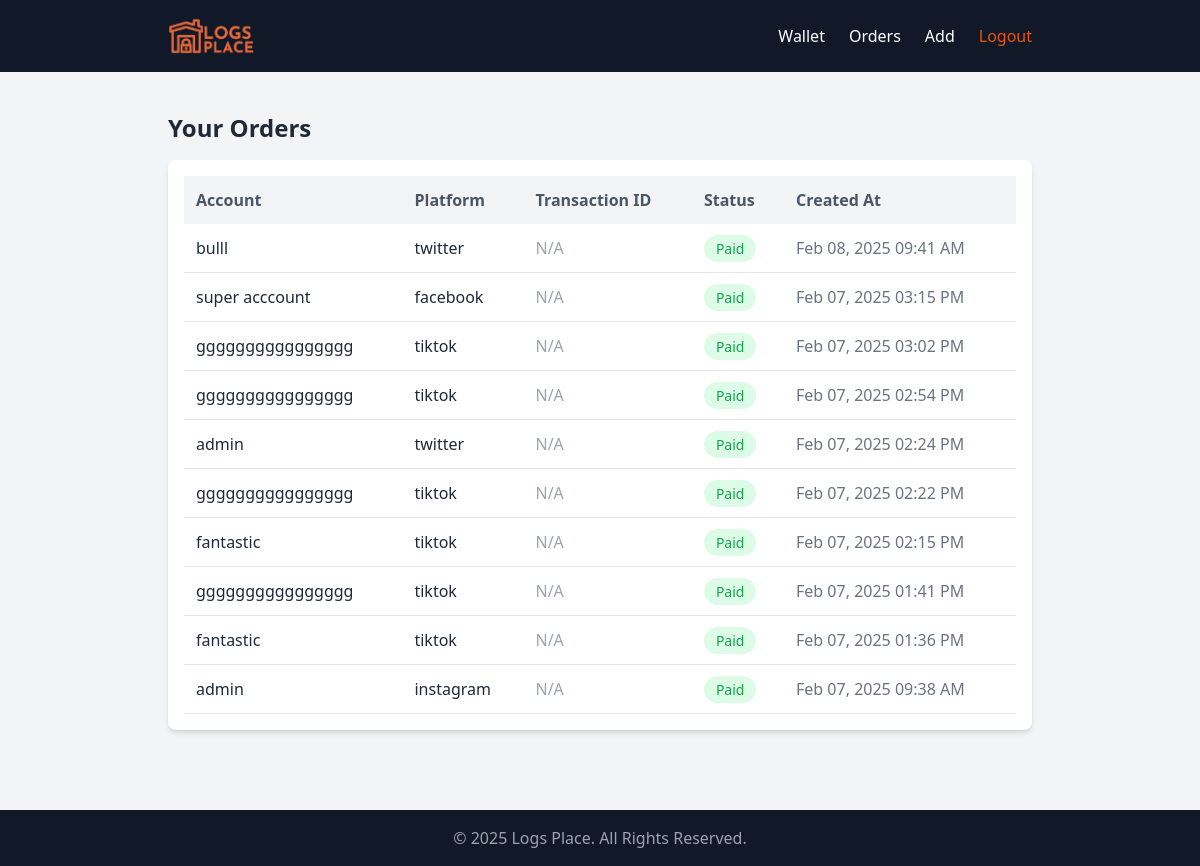
Page /payments/orders/ (signed in) on the committed database.
### payments/models.py (models this page shows, shortened)
class Order(models.Model):
    PAYMENT_STATUS = [
        ('pending', 'Pending'),
        ('paid', 'Paid'),
        ('failed', 'Failed'),
    ]
    user = models.ForeignKey(User, on_delete=models.CASCADE, default=get_default_user)
    account = models.ForeignKey(SocialAccount, on_delete=models.CASCADE)
    transaction = models.OneToOneField(MonnifyTransaction, on_delete=models.SET_NULL, null=True, blank=True)
    status = models.CharField(max_length=10, choices=PAYMENT_STATUS, default='pending')
    created_at = models.DateTimeField(auto_now_add=True)

### products/models.py (models this page shows, shortened)
class SocialAccount(models.Model):
    PLATFORM_CHOICES = [
        ('facebook', 'Facebook'),
        ('instagram', 'Instagram'),
        ('twitter', 'Twitter'),
        ('tiktok', 'TikTok'),
    ]
    id = models.UUIDField(primary_key=True, default=uuid.uuid4, editable=False)
    platform = models.CharField(max_length=20, choices=PLATFORM_CHOICES)
    username = models.CharField(max_length=255)
    email = models.EmailField()
    password = models.CharField(max_length=255)
    followers_count = models.PositiveIntegerField(default=0)
    is_verified = models.BooleanField(default=False)
    price = models.DecimalField(max_digits=10, decimal_places=2)
    url = models.URLField(blank=True)
    description = models.TextField(blank=True)
    is_sold = models.BooleanField(default=False)
    created_at = models.DateTimeField(auto_now_add=True)

### payments/views.py (the view)
# urls.py: path('orders/', order_list, name='order_list'),
@login_required
def order_list(request):
    orders = Order.objects.filter(user=request.user).order_by('-created_at')
    return render(request, 'payments/order_list.html', {'orders': orders})

### payments/templates/payments/order_list.html (shortened to what this page needs)
{% extends 'payments/base.html' %}
{% load static %}
{% block content %}
<div class="px-5 md:px-20">
    <h2 class="text-2xl font-bold text-gray-800 mb-4">Your Orders</h2>
    <div class="bg-white p-4 rounded-lg shadow-md">
        {% if orders %}
            <div class="overflow-x-auto">
                <table class="w-full border-collapse">
                    <thead>
                        <tr class="bg-gray-100">
                            <th class="p-3 text-left text-gray-600">Account</th>
                            <th class="p-3 text-left text-gray-600">Platform</th>
                            <th class="p-3 text-left text-gray-600">Transaction ID</th>
                            <th class="p-3 text-left text-gray-600">Status</th>
                            <th class="p-3 text-left text-gray-600">Created At</th>
                        </tr>
                    </thead>
                    <tbody>
                        {% for order in orders %}
                        <tr class="border-b hover:bg-gray-50">
                            <td class="p-3 text-gray-800 whitespace-nowrap overflow-hidden text-ellipsis max-w-[150px] md:max-w-[250px]" title="{{ order.account.username }}">
                                {{ order.account.username }}
                            </td>
                            <td class="p-3 text-gray-800 whitespace-nowrap overflow-hidden text-ellipsis max-w-[120px]" title="{{ order.account.platform }}">
                                {{ order.account.platform }}
                            </td>
                            <td class="p-3 text-gray-600">
                                {% if order.transaction %}
                                    <span class="text-blue-600">{{ order.transaction.id }}</span>
                                {% else %}
                                    <span class="text-gray-400">N/A</span>
                                {% endif %}
                            </td>
                            <td class="p-3">
                                <span class="px-3 py-1 text-sm rounded-full
                                    {% if order.status == 'paid' %}
                                        bg-green-100 text-green-600
                                    {% elif order.status == 'pending' %}
                                        bg-yellow-100 text-yellow-600
                                    {% else %}
                                        bg-red-100 text-red-600
                                    {% endif %}
                                ">
                                    {{ order.status|capfirst }}
                                </span>
                            </td>
                            <td class="p-3 text-gray-500">
                                {{ order.created_at|date:"M d, Y h:i A" }}
                            </td>
                        </tr>
                        {% endfor %}
                    </tbody>
                </table>
            </div>
        {% else %}
            <p class="text-center text-gray-500">No orders found.</p>
        {% endif %}
    </div>
</div>
{% endblock %}

### payments/templates/payments/base.html (shortened to what this page needs)
{% load static tailwind_tags %}
<!DOCTYPE html>
<html lang="en">
<head>
    <link href="https://cdn.jsdelivr.net/npm/remixicon@4.5.0/fonts/remixicon.css" rel="stylesheet"/>
    {% tailwind_css %}
</head>
<body class="flex flex-col min-h-screen bg-gray-100">
  <nav class="bg-gray-900 text-white py-4 ">
    <div class="container mx-auto px-5 flex justify-between items-center md:px-20">
      <a href="{% url 'products:social_accounts_list' %}" class="text-xl font-bold">
        <img src="{% static 'images/Logs.png' %}" alt="log_img" class="h-[40px] md:h-[40px]">
      </a>
      <ul class="hidden md:flex space-x-6">
        <li><a href="{% url 'wallet_view' %}" class="hover:text-orange-600">Wallet</a></li>
        <li><a href="{% url 'order_list' %}" class="hover:text-orange-600">Orders</a></li>
        {% if user.is_superuser %}
            <li><a href="{% url 'products:add_social_account' %}" class="hover:text-orange-600">Add</a></li>
        {% endif %}
        <form method="post" action="{% url 'logout' %}" class="inline">
            <button type="submit" class="text-orange-600 hover:text-orange-700">Logout</button>
        </form>
    </ul>
    </div>
  </nav>
    <main class="flex-1 container mx-auto  py-5 md:py-10">
        {% block content %}{% endblock %}
    </main>
    <footer class="bg-gray-900 text-gray-400 text-center py-4 mt-10">
        <p>&copy; 2025 Logs Place. All Rights Reserved.</p>
    </footer>
</body>
</html>

### rows in the picture
Order: account.username "bulll", account.platform "twitter", shows "N/A", status "Paid", created_at "Feb 08, 2025 09:41 AM"
Order: account.username "super acccount", account.platform "facebook", shows "N/A", status "Paid", created_at "Feb 07, 2025 03:15 PM"
Order: account.username "gggggggggggggggg", account.platform "tiktok", shows "N/A", status "Paid", created_at "Feb 07, 2025 03:02 PM"
Order: account.username "gggggggggggggggg", account.platform "tiktok", shows "N/A", status "Paid", created_at "Feb 07, 2025 02:54 PM"
Order: account.username "admin", account.platform "twitter", shows "N/A", status "Paid", created_at "Feb 07, 2025 02:24 PM"
Order: account.username "gggggggggggggggg", account.platform "tiktok", shows "N/A", status "Paid", created_at "Feb 07, 2025 02:22 PM"
Order: account.username "fantastic", account.platform "tiktok", shows "N/A", status "Paid", created_at "Feb 07, 2025 02:15 PM"
Order: account.username "gggggggggggggggg", account.platform "tiktok", shows "N/A", status "Paid", created_at "Feb 07, 2025 01:41 PM"
Order: account.username "fantastic", account.platform "tiktok", shows "N/A", status "Paid", created_at "Feb 07, 2025 01:36 PM"
Order: account.username "admin", account.platform "instagram", shows "N/A", status "Paid", created_at "Feb 07, 2025 09:38 AM"
